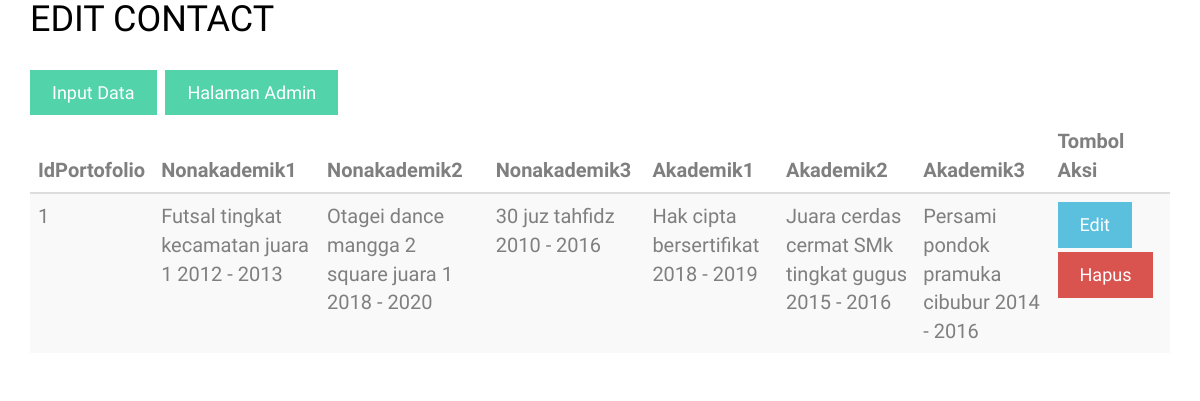
The page /list_portofolio.php on the database its author committed.
### tables this page shows
CREATE TABLE `portofolio` (
  `id_portofolio` int(11) NOT NULL,
  `nonakademik1` varchar(100) NOT NULL,
  `nonakademik2` varchar(100) NOT NULL,
  `nonakademik3` varchar(100) NOT NULL,
  `akademik1` varchar(100) NOT NULL,
  `akademik2` varchar(100) NOT NULL,
  `akademik3` varchar(100) NOT NULL
);

### list_portofolio.php (the view, shortened to what this page needs)
<!DOCTYPE html>
 <html class="no-js">
	<head>
	<link rel="stylesheet" href="css/animate.css">
	<link rel="stylesheet" href="css/magnific-popup.css">
	<link rel="stylesheet" href="css/bootstrap.css">
	<link rel="stylesheet" href="css/icomoon.css">
	<link rel="stylesheet" href="css/style.css">
	</head>
	<body>
    <?php
      include_once "koneksi.php";
    ?>
<div class="container">
      <div class="row">
        <div class="col-md-12">
        <h1>EDIT CONTACT</h1>
        </div>
      </div>
      <div class="row mb-3 mt-3">
        <div class="col-md-12">
        <a href="inputportofolio.php" class="btn btn-primary">Input Data</a>
        <a href="admin.php" class="btn btn-primary">Halaman Admin</a>
        </div>
      </div>
      <div class="row">
        <div class="col-md-12">
        <table id="listtable" class="table table-striped">
          <thead>
            <tr>
              <th>IdPortofolio</th>
              <th>Nonakademik1</th>
              <th>Nonakademik2</th>
              <th>Nonakademik3</th>
              <th>Akademik1</th>
              <th>Akademik2</th>
              <th>Akademik3</th>
              <th>Tombol Aksi</th>
            </tr>
          </thead>
          <tbody>
    <?php
    $strSQL = "SELECT * FROM portofolio";
    $runStrSQL = mysqli_query($conn,$strSQL);
    $jmlRowData = mysqli_num_rows($runStrSQL);
    if ($jmlRowData < 0) {
      echo "<tr><td colspan='4'>Data Tidak Terdapat Dalam Database</td></tr>";
    }
    else {
      while($row = mysqli_fetch_assoc($runStrSQL)) {
    ?>
            <tr>
              <td><?php echo $row["id_portofolio"] ?></td>
              <td><?php echo $row["nonakademik1"] ?></td>
              <td><?php echo $row["nonakademik2"] ?></td>
              <td><?php echo $row["nonakademik3"] ?></td>
              <td><?php echo $row["akademik1"] ?></td>
              <td><?php echo $row["akademik2"] ?></td>
              <td><?php echo $row["akademik3"] ?></td>
              <td>
                <a href="edit_portofolio.php?id_portofolio=<?php echo $row["id_portofolio"] ?>" class="btn btn-info"><i class="fa fa-pen"></i>Edit</a>
                <a href="delete_portofolio.php?id_portofolio=<?php echo $row["id_portofolio"]?>" class="btn btn-danger"><i class="fa fa-trash"></i>Hapus</a>
              </td>
            </tr>
    <?php
      }
    }
    ?>
          </tbody>
        </table>
        </div>
      </div>
    </div>
	</body>
</html>

### css/style.css (style rules this page uses)
body { font-family: "Work Sans", Arial, sans-serif; font-weight: 300; font-size: 20px; line-height: 1.7; color: #777777; color: #7f7f7f; background: #fff; height: 100%; position: relative; }
a { color: #52d3aa; -webkit-transition: 0.5s; -o-transition: 0.5s; transition: 0.5s; }
h1, h2, h3, h4, h5, h6 { color: #000; font-family: "Work Sans", Arial, sans-serif; font-weight: 300; margin: 0 0 30px 0; }
.btn { margin-right: 4px; margin-bottom: 4px; font-family: "Work Sans", Arial, sans-serif; font-size: 18px; font-weight: 400; -webkit-border-radius: 0px; -moz-border-radius: 0px; -ms-border-radius: 0px; border-radius: 0px; -webkit-transition: 0.5s; -o-transition: 0.5s; transition: 0.5s; padding: 8px 20px !important; }
.btn-primary { background: #52d3aa; color: #fff; border: 2px solid #52d3aa; }
.btn-info { background: #5bc0de; color: #fff; border: 2px solid #5bc0de; }
.btn-danger { background: #d9534f; color: #fff; border: 2px solid #d9534f; }

### rows shown on the page
portofolio: id_portofolio "1", nonakademik1 "Futsal tingkat kecamatan juara 1 2012 - 2013", nonakademik2 "Otagei dance mangga 2 square juara 1 2018 - 2020", nonakademik3 "30 juz tahfidz 2010 - 2016", akademik1 "Hak cipta bersertifikat 2018 - 2019", akademik2 "Juara cerdas cermat SMk tingkat gugus 2015 - 2016", akademik3 "Persami pondok pramuka cibubur 2014 - 2016"
